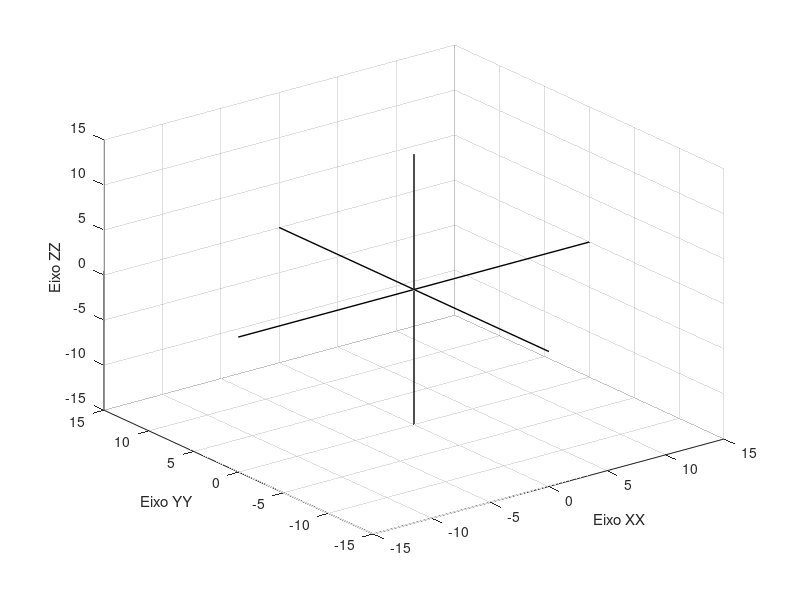

The MATLAB source for this figure: (Note: this script raises an error after producing the figure.)
%==========================================%
% Robótica                                 %
% Homework 1                               %
% João Vítor Sgotti Veiga (nº 2017170653)  %
% Miguel Silva (nº 2017257766)             %
%==========================================%

clc;
clear all;
view(3)
%---------------------- DEFINIÇÕES -----------------------%
p1 = [0 0 0];
p2 = [2 0 0];
p3 = [0 3 0];
p4 = [2 3 0];
p5 = [0 0 4];
p6 = [2 0 4];
p7 = [0 3 4];
p8 = [2 3 4];

obj = [p1(1) p2(1) p3(1) p4(1) p5(1) p6(1) p7(1) p8(1)
       p1(2) p2(2) p3(2) p4(2) p5(2) p6(2) p7(2) p8(2)
       p1(3) p2(3) p3(3) p4(3) p5(3) p6(3) p7(3) p8(3)
        1     1     1     1    1      1     1     1  ];

W = [+1 +0 +0 +3  %sistema de cordenada WORLD
     +0 +0 -1 -3
     +0 +1 +0 +5
     +0 +0 +0 +1];
%================================================
% desenha objeto no eixo cartesiano
I=[1 0 0 0;
    0 1 0 0;
    0 0 1 0;
    0 0 0 1];

axis([-15 15 -15 15 -15 15]); %define limites do plot
grid on; 
xlabel('Eixo XX')
ylabel('Eixo YY')
zlabel('Eixo ZZ')

v = "Cenas"
line(1.5*xlim, [0,0], [0,0], 'LineWidth', 1, 'Color', 'k','DisplayName',v);
line([0,0], 1.5*ylim, [0,0], 'LineWidth', 1, 'Color', 'k');
line([0,0], [0,0], 1.5*zlim, 'LineWidth', 1, 'Color', 'k');

trplot(I,'length',20,'color','k');
%================================================
% levando o objeto ao mundo

h = fill3(Xobj,Yobj,Zobj,'r')

obj2 = W*obj;         
[Xobj,Yobj,Zobj] = desenha_obj(obj2);
teste(obj2,h);
hold on;
trplot(W,'length',10,'color','m','mundo')

pause();
%===============================================
% primeira rotação
% phi = pi/4;

for theta=0: 0.05 : pi/4
    R1 = [1          0           0            0
          0       cos(theta)   -sin(theta)        0
          0       sin(theta)    cos(theta)        0
          0          0           0            1];
    
    obj3 = R1*W*obj;   %rotaçao R1 aplicada  como Pré-Multiplicaçao ào (WorldxCubo) --> implica rotaçao sobre eixo referencial base, que neste caso é o World
    teste(obj3,h);
    pause(0.09);
end
pause()

%=============================================
%deslocação em 5 unidades

for z=0:0.5:5
    D = [1 0 0 0
         0 1 0 0
         0 0 1 z
         0 0 0 1]
          
     obj4 = R1*W*D*obj     % Matriz D multiplica depois de R1*W porque estamos a falar do eixo proprio do cubo e nao do refeencial
     teste(obj4,h)
 
     pause(0.009)
end
pause()
%===========================================
% Rotacao eixo arbitrário 
rx=-1;
ry=1;
rz=1;
r=[rx ry rz];
rnorm=norm(r);
r=r./rnorm;
rx=r(1);
ry=r(2);
rz=r(3)

for phi = 0: -0.05: -pi/3
   Vphi=1-cos(phi);
    
   R2= [rx^2*Vphi+cos(phi)       rx*ry*Vphi-rz*sin(phi)     rx*rz*Vphi+ry*sin(phi)     0 
      rx*ry*Vphi+rz*sin(phi)   ry^2*Vphi+cos(phi)         ry*rz*Vphi-rx*sin(phi)     0
      rx*rz*Vphi-ry*sin(phi)   ry*rz*Vphi+rx*sin(phi)     rz^2*Vphi+cos(phi)         0
      0                        0                          0                          1];

     obj5 = W*R2*inv(W)*R1*W*D*obj
     %obj5 = R1*W*R2*D*obj;   %R2 multiplica depois das transformaçoes ja feitas devido a rotaçao sobre o OBJECT e nao do world
     teste(obj5,h)

     pause(0.009)
end
pause()

%===============================================
% terceira rotação
% theta = -pi/2;

for theta=0: -0.05 : -pi/2
    R3 = [cos(theta)   -sin(theta)        0 0
          sin(theta)    cos(theta)        0 0
          0             0                 1 0
          0             0                 0 1];
    
    obj6 = inv(R3)*W*R2*inv(W)*R1*W*D*obj
    teste(obj6,h)
    pause(0.009);
end
pause()

%=============================================

function [Xobj,Yobj,Zobj] = desenha_obj(x)

    axis([-20 20 -20 20 -20 20])
    hold on;
    grid on;
    xlabel('x'); ylabel('y'); zlabel('z');
    
    face_frente = transpose([x(:,2) x(:,6) x(:,8) x(:,4)]);
      face_Lesq = transpose([x(:,2) x(:,6) x(:,5) x(:,1)]);
      face_Ldir = transpose([x(:,8) x(:,4) x(:,3) x(:,7)]);
      face_tras = transpose([x(:,3) x(:,7) x(:,5) x(:,1)]);
      face_cima = transpose([x(:,5) x(:,6) x(:,8) x(:,7)]);
    face_baixo  = transpose([x(:,2) x(:,4) x(:,3) x(:,1)]);
    
    
    Xobj= [face_frente(:,1) face_Lesq(:,1) face_Ldir(:,1) face_tras(:,1) face_cima(:,1) face_baixo(:,1)];
    Yobj= [face_frente(:,2) face_Lesq(:,2) face_Ldir(:,2) face_tras(:,2) face_cima(:,2) face_baixo(:,2)];
    Zobj= [face_frente(:,3) face_Lesq(:,3) face_Ldir(:,3) face_tras(:,3) face_cima(:,3) face_baixo(:,3)];
 
        
    
end

function teste(matriz,h)

    axis([-20 20 -20 20 -20 20])
    hold on;
    grid on;
    xlabel('x'); ylabel('y'); zlabel('z');
    
      face_frente = transpose([matriz(:,2) matriz(:,6) matriz(:,8) matriz(:,4)]); 
      face_Lesq = transpose([matriz(:,2) matriz(:,6) matriz(:,5) matriz(:,1)]);
      face_Ldir = transpose([matriz(:,8) matriz(:,4) matriz(:,3) matriz(:,7)]);
      face_tras = transpose([matriz(:,3) matriz(:,7) matriz(:,5) matriz(:,1)]);
      face_cima = transpose([matriz(:,5) matriz(:,6) matriz(:,8) matriz(:,7)]);
      face_baixo  = transpose([matriz(:,2) matriz(:,4) matriz(:,3) matriz(:,1)]);
       
     
      h(1).Vertices = [face_frente(:,1) face_frente(:,2) face_frente(:,3)]
      h(2).Vertices = [face_Lesq(:,1) face_Lesq(:,2) face_Lesq(:,3)]
      h(3).Vertices = [face_Ldir(:,1) face_Ldir(:,2) face_Ldir(:,3)]
      h(4).Vertices = [face_tras(:,1) face_tras(:,2) face_tras(:,3)]
      h(5).Vertices = [face_cima(:,1) face_cima(:,2) face_cima(:,3)]
      h(6).Vertices = [face_baixo(:,1) face_baixo(:,2) face_baixo(:,3)]
end





